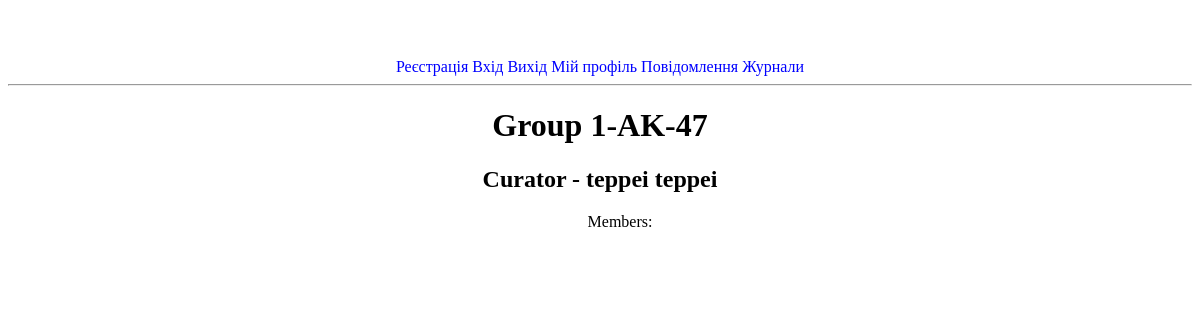
The page /group/1-ak-47/ (signed in) on the database as committed earlier.
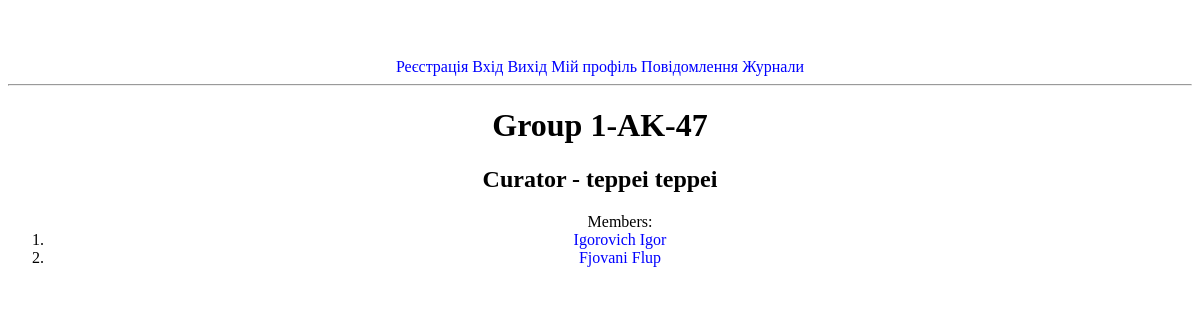
The same page on the database as committed later.
### journal/models.py (models this page shows, shortened)
class Student(models.Model):
    user = models.OneToOneField(settings.AUTH_USER_MODEL, on_delete=models.CASCADE)
    group = models.ForeignKey("Group", on_delete=models.CASCADE)
    def __str__(self):
        return str(self.user)

class CustomUser(AbstractBaseUser):
    name = models.CharField(max_length=15, null=False)
    surname = models.CharField(max_length=15, null=False)
    patronymic = models.CharField(max_length=15, blank=True, null=True)
    email = models.EmailField(unique=True)  # require
    phone_number = models.CharField(max_length=16, blank=True, null=True)
    avatar = models.ImageField(upload_to='user/avatar/', blank=True, null=True)
    date_of_birth = models.DateField(null=True)
    about = models.TextField(null=True)
    role = models.CharField(max_length=8, null=False, default="Other")
    is_active = models.BooleanField(default=True)
    is_staff = models.BooleanField(default=False)
    is_admin = models.BooleanField(default=False)
    USERNAME_FIELD = 'email'
    REQUIRED_FIELDS = ["name", "surname"]
    objects = CustomUserManager()
    def __str__(self):
        if self.name and self.surname:
            return f'{self.surname} {self.name}'
        return self.email.split('@')[0]
    def get_group_slug(self):
        if self.role == "Teacher":
            return self.teacher.group.slug
        elif self.role == "Student":
            return self.student.group.slug
        return None
    def get_absolute_url(self):
        return reverse('profile', kwargs={'pk': self.pk})

### journal/views.py (the view)
# urls.py: path('group/<slug:group_slug>/', group, name="group"),
def group(request, group_slug):
    group_obj = Group.objects.get(slug=group_slug)
    context = {
        'curator': group_obj.teacher,
        'members': Student.objects.filter(group=group_obj),
    }
    return render(request, 'journal/group.html', context=context)

### journal/models.py (called while the page is built)
    def __str__(self):
        return str(self.user)

    def __str__(self):
        return self.name

### journal/templates/journal/group.html
{% extends 'journal/base.html' %}
{% block main %}
<h1>Group {{ curator.group }}</h1>
<h2>Curator - {{ curator }}</h2>
<ol>Members:
{% for member in members %}
<li><a href="{{ member.user.get_absolute_url }}">{{ member }}</a></li>
{% endfor %}
</ol>
{% endblock %}

Rows that differ between the two databases and show on the page:
added Student: user.surname "Igorovich Igor"
added Student: user.surname "Fjovani Flup"
